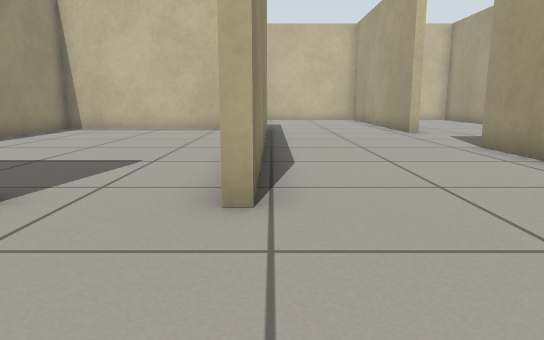
[1] (above)

18 first-person views from a walk through a world built for the Gazebo simulator. The camera is 0.5 m above the floor, tilts 10° down and sees 70° across. The floor is counted in squares, 0.5 m on a side. Each view is taken from the middle of a square. On the plan, view 1 faces up. The plan holds only what a view shows up to about 13 squares ahead; the rest is blank.

[2]
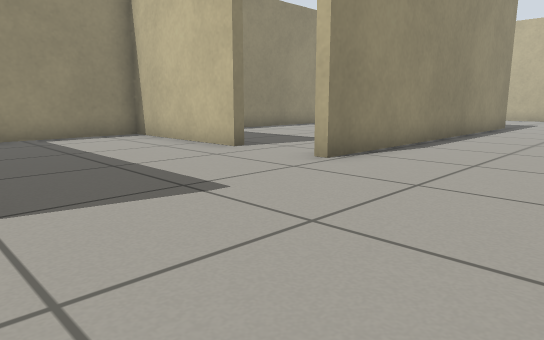

[3]
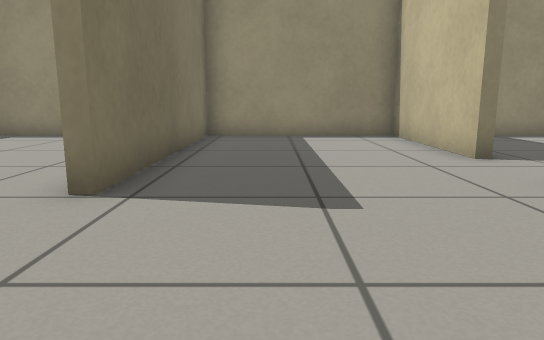

[4]
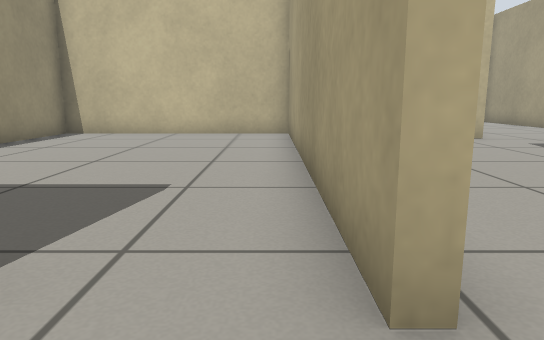

[5]
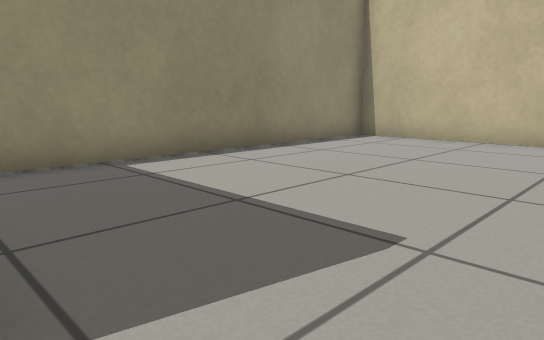

[6]
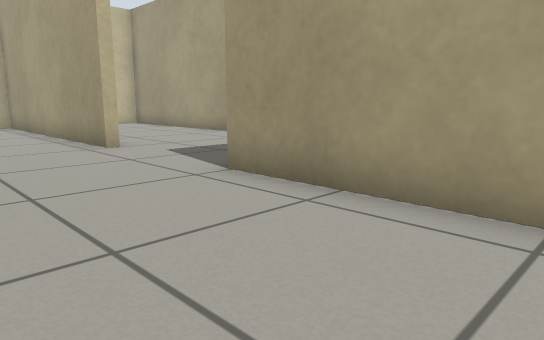

[7]
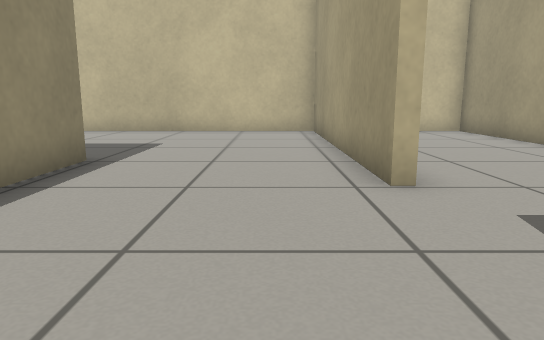

[8]
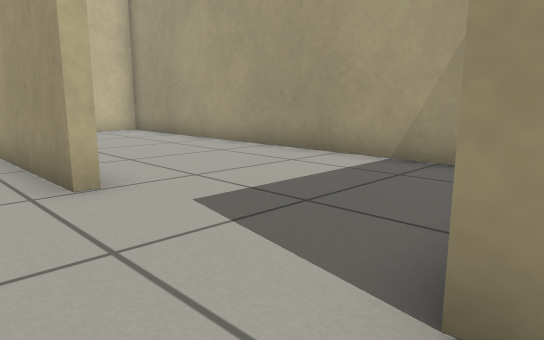

[9]
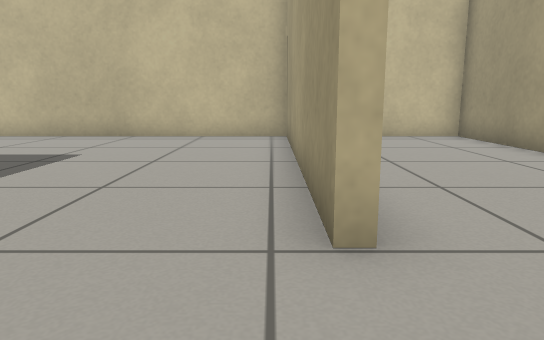

[10]
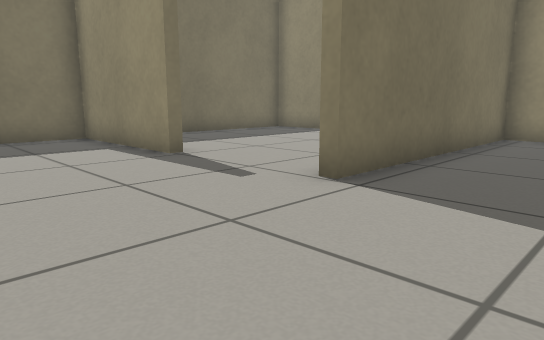

[11]
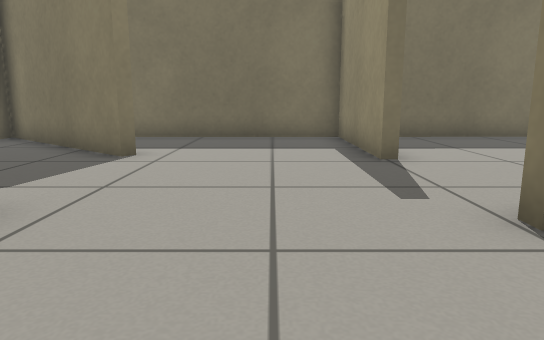

[12]
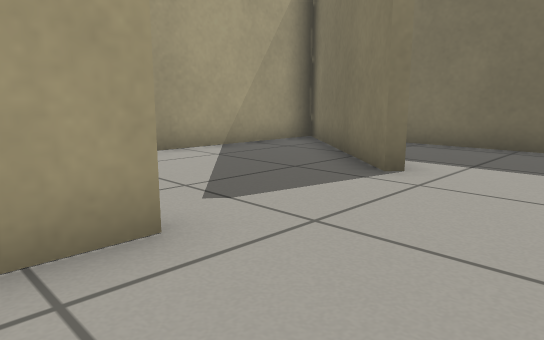

[13]
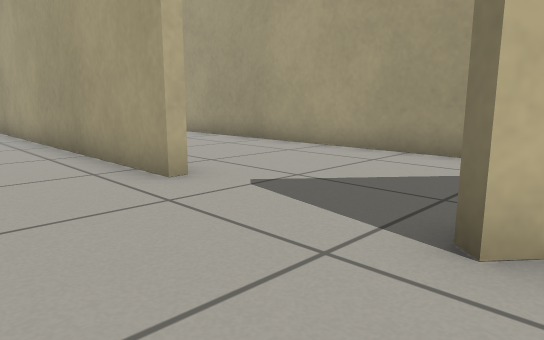

[14]
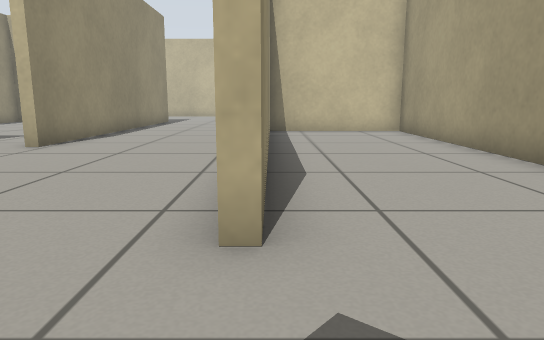

[15]
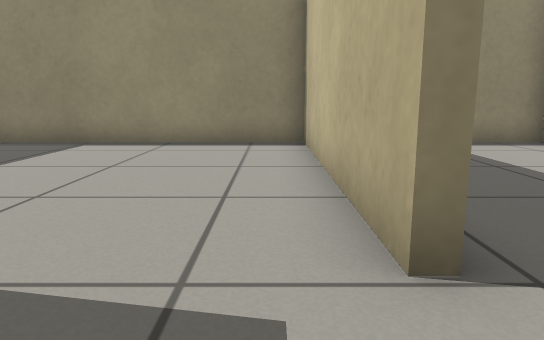

[16]
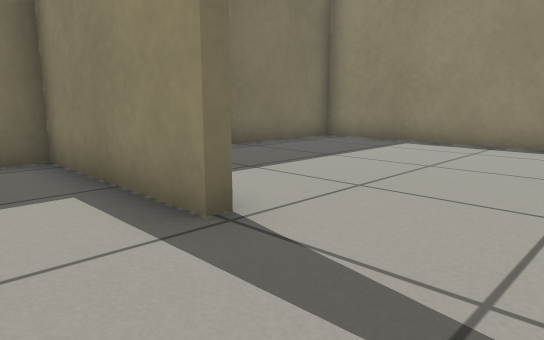

[17]
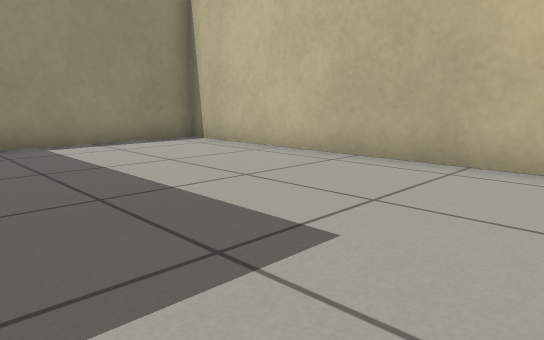

[18]
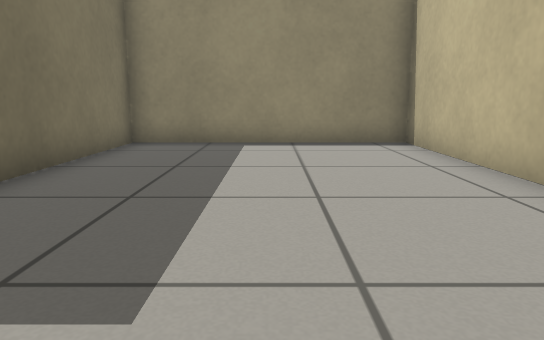

### Floor plan
Points are (right, up) in squares from view 1. A wall is a line through its corners. A room is listed if a view was taken in it or the views show most of it. See-through windows are left out.
Room 1 (views 1, 2, 3, 4, 5, 6, 7, 8, 9, 10, 11, 12, 17, 18)
walls: (4.4, 12.5) (4.4, 21.3) (-7.5, 21.3) (-7.5, 14.6) (-2.8, 14.6); (-0.2, 14.6) (-0.2, 3.5); (-0.5, 3.5) (-0.5, 4.5); (-2.8, 4) (-2.8, 3.6) (-7.5, 3.6) (-7.5, -1.9) (0, -1.9); (4.6, -2.5) (4.6, 8.6)
ways out: opening at (2, -2) to room 2; opening at (-1.5, 4) to room 4; opening at (5, 11) to room 5
Room 2 (views 13, 15, 16)
walls: (0.1, -5.6) (0.1, -10.1) (6.5, -10.1); (0, -2.2) (-7.5, -2.2) (-7.5, -10.1) (-1.6, -10.1); (4.6, -6.3) (4.8, -6.1)
low walls: (5, -6.6) (4.6, -6.3)
ways out: opening at (2, -2) to room 1; opening at (5, -4.5) to room 3
Room 3 (view 14)
walls: (4.9, 2.8) (4.9, -2.5); (4.9, 5.4) (4.9, 4.8); (4.8, -6.1) (9.3, -9.9) (9.3, 8.3) (4.9, 8.3)
ways out: opening at (5, -4.5) to room 2
Room 4 (no view inside)
walls: (-0.5, 4.5) (-0.5, 14.3) (-7.5, 14.3) (-7.5, 5.1)
ways out: opening at (-1.5, 4) to room 1
Room 5 (no view inside)
walls: (9.4, 10.1) (9.4, 21.3) (7.1, 21.3)
ways out: opening at (5, 11) to room 1

Where each view was taken, in squares from view 1:
view 1: 0 up, 0 right, facing up
view 2: 2 down, 4 right, facing up-left
view 3: 0 up, 4 right, facing left
view 4: 2 up, 1 left, facing up
view 5: 4 up, 1 left, facing up-left
view 6: 4 up, 1 right, facing up-right
view 7: 8 up, 3 right, facing up
view 8: 8 up, 3 right, facing up-right
view 9: 10 up, 4 right, facing up
view 10: 1 up, 4 right, facing down-left
view 11: 1 up, 2 right, facing down
view 12: 1 down, 2 right, facing down-right
view 13: 7 down, 2 right, facing up-right
view 14: 5 down, 5 right, facing up
view 15: 3 down, 2 right, facing left
view 16: 3 down, 2 right, facing down-left
view 17: 15 up, 2 right, facing up-left
view 18: 18 up, 2 right, facing left
